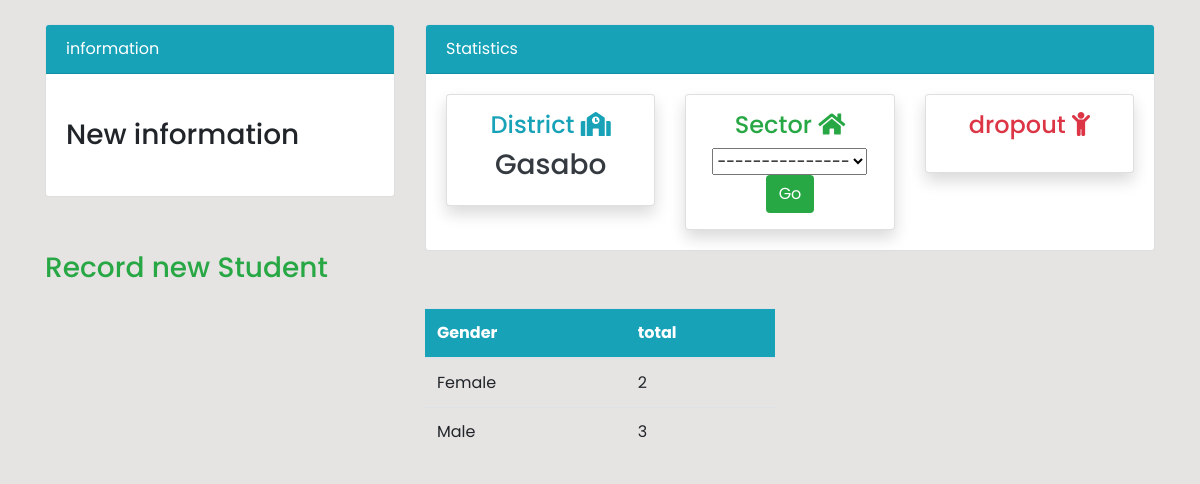
Page /gender/ on the committed database.
### base/models.py (models this page shows, shortened)
class Student(models.Model):
    Full_name = models.CharField(max_length=80)
    gender = models.CharField(
        max_length=6, choices=Gender, default='Male', null=False)
    DoB = models.DateField()
    phone_number = models.CharField(max_length=15, unique=True)
    levelofEducation = models.CharField(
        max_length=4, choices=levelOfeducation, null=False)
    yearDropped = models.CharField(
        max_length=6, choices=YearDropped, null=True)
    district = models.ForeignKey(
        District, on_delete=models.CASCADE, null=False)
    sector = models.ForeignKey(
        Sector, on_delete=models.CASCADE, null=False)
    reason = models.CharField(max_length=200, choices=reason, null=False)
    class Meta:
        db_table='student'

### user/views.py (the view)
# urls.py: path('gender/', views.countBygender, name="gender"),
def countBygender(request):
    student = Student.objects.raw(
        'SELECT 1 id, count(id) as total, gender FROM student GROUP BY gender')
    context = {'student': student}
    return render(request, 'dashboard/gender.html', context)

### templates/dashboard/gender.html (shortened to what this page needs)
{% extends 'layouts/main.html' %}
{% block content %}
{% include 'layouts/topside.html' %}
<div class="container">
  <h3 > <a class="text-success text-decoration-none"href=""> Record new Student</a></h3>
  <div class="row my-4">
    <div class="col-md-4"> </div>
      <div class="col-md-4">
         <table class="table">
    <thead class="bg-info text-white">
      <tr>
        <th scope="col">Gender</th>
        <th scope="col">total</th>
      </tr>
    </thead>
    <tbody>
         {% for st in student %}
            <tr>
              <td>{{ st.gender }} </td>
              <td>{{st.total}}</td>
            </tr>
         {% endfor %}
    </tbody>
  </table>
      </div>
    </div>
</div>
{% endblock content %}

### static/css/style.css (style rules this page uses)
body { background: rgb(230,227,227); }

### static/css/style2.css (style rules this page uses)
:root { --main-color: #ff5f2f; --color-dark: #1d2231; --text-gray: #8390a2; --white: #fff; --sidebar-color: #252631; --sidebar-active: #444bf8; --sidebar-active-hover: #50505a; --border-color: #ccc; --main-background: #f1f5f9; --sidebar-width: 345px; --sidebar-width-check: 100px; --box-shadow: 2px 2px 5px rgba(0, 0, 0, 0.2); }
* { padding: 0; margin: 0; box-sizing: border-box; list-style: none; text-decoration: none; }
body { font-family: 'Poppins', sans-serif; }

### rows in the picture
Student: gender "Female", total "2", gender "Male", total "3"
